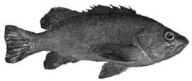
//> input picture assets/fish.png, 192 x 81 px
$ ./dlr2   (built with g++ and OpenCV 4)
//> lines starting //> are read from the running program, lines starting //| are printed output that depends on the picture
#include <cmath>
#include <iostream>
#include <omp.h>
#include <opencv2/opencv.hpp>

int main(int argc, char *argv[]) {
    // [4 lines of commented-out code are left out]

    cv::Mat img = cv::imread("../assets/fish.png"); // FUCK YOU if you can't even load a FUCKING IMAGE properly
//> img is the input picture: 81 rows x 192 cols, CV_8UC3; min 19, max 255, mean 159.9

    int m = img.rows;
//> m = 81
    int n = img.cols;
//> n = 192

    double angle = 270;
    double alpha = (angle * M_PI) / 180.0;

    double sin_alpha = std::abs(std::sin(alpha));
    double cos_alpha = std::abs(std::cos(alpha));
    double tan_alpha = std::tan(alpha);
    double tan_alpha_ = std::tan(alpha + M_PI / 2.0);

    int nrt = std::ceil(n * cos_alpha + m * sin_alpha);
//> nrt = 82
    int mrt = std::ceil(m * cos_alpha + n * sin_alpha);
//> mrt = 193

    cv::Mat rot = cv::Mat::zeros(mrt, nrt, img.type());

    // zone 1 or 5
    if ((0 <= angle && angle <= 45) || (180 < angle && angle <= 225)) {
        int x_offset = std::ceil(m * sin_alpha);

        double delta_x = cos_alpha;
        double delta_y = sin_alpha;
        int end_pt = std::ceil(m * cos_alpha);

        int i__;
        double delta_i = 1 / delta_x;

#pragma omp parallel for
        for (int i = 0; i < end_pt; ++i) {
            double i_ = i * delta_i; // Each thread initializes its own i_

            // (x_, y_) = (fs(i), i)
            double x_ = i / tan_alpha_;
            double y_ = i;

            i__ = floor(i_);
            for (int px = 0; px < n; ++px) {
                int x = std::floor(x_);
                int y = std::floor(y_);

                // changes based on whether horizontal or not
                int a = i__;
                int b = px;

                // changes based on negate_coords
                int a_, b_;
                if (0 <= angle && angle <= 45) {
                    a_ = y;
                    b_ = x + x_offset;
                } else {
                    a_ = mrt - y;
                    b_ = nrt - x - x_offset;
                }

                if (a_ >= 0 && a_ < mrt && b_ >= 0 && b_ < nrt)
                    rot.at<cv::Vec3b>(a_, b_) = img.at<cv::Vec3b>(a, b);
                if (a_ + 1 >= 0 && a_ + 1 < mrt && b_ >= 0 && b_ < nrt)
                    rot.at<cv::Vec3b>(a_ + 1, b_) = img.at<cv::Vec3b>(a, b);

                x_ += delta_x;
                y_ += delta_y;
            }
        }
    }

    // zone 2 and 6
    else if ((45 < angle && angle <= 90) || (225 < angle && angle <= 270)) {
        int x_offset = std::ceil(m * sin_alpha);
//> x_offset = 81

        double delta_x = -sin_alpha;
        double delta_y = cos_alpha;
        int end_pt = std::ceil(n * sin_alpha);
//> end_pt = 192

        int i__;
        double delta_i = ((45 < angle && angle <= 90) ? -1 : 1) / delta_x;

#pragma omp parallel for
        for (int i = 0; i < end_pt; ++i) {
            double i_ = i * delta_i; // Each thread initializes its own i_

            // (x_, y_) = (fs(i), i)
            double x_ = i / tan_alpha;
            double y_ = i;

            i__ = floor(i_);

            // changes based on flip_range
            if (225 < angle && angle <= 270) {
                for (int px = m; px > -1; px--) {
                    int x = std::floor(x_);
                    int y = std::floor(y_);

                    // changes based on whether horizontal or not
                    int a = px;
                    int b = i__;

                    // changes based on negate_coords
                    int a_, b_;
                    a_ = y;
                    b_ = x + x_offset;

                    if (a_ >= 0 && a_ < mrt && b_ >= 0 && b_ < nrt)
                        rot.at<cv::Vec3b>(a_, b_) = img.at<cv::Vec3b>(a, b);
                    if (a_ + 1 >= 0 && a_ + 1 < mrt && b_ >= 0 && b_ < nrt)
                        rot.at<cv::Vec3b>(a_ + 1, b_) = img.at<cv::Vec3b>(a, b);

                    x_ += delta_x;
                    y_ += delta_y;
                }
            } else {
                for (int px = 0; px < m; ++px) {
                    int x = std::floor(x_);
                    int y = std::floor(y_);

                    // changes based on whether horizontal or not
                    int a = px;
                    int b = i__;

                    // changes based on negate_coords
                    int a_, b_;
                    a_ = y;
                    b_ = x + x_offset;

                    if (a_ >= 0 && a_ < mrt && b_ >= 0 && b_ < nrt)
                        rot.at<cv::Vec3b>(a_, b_) = img.at<cv::Vec3b>(a, b);
                    if (a_ + 1 >= 0 && a_ + 1 < mrt && b_ >= 0 && b_ < nrt)
                        rot.at<cv::Vec3b>(a_ + 1, b_) = img.at<cv::Vec3b>(a, b);

                    x_ += delta_x;
                    y_ += delta_y;
                }
            }
        }
//> this loop made 192 passes
//> y_ on passes 1 to 12: 1.51e-14, 1, 2, 3, 4, 5, 6, 7, 8, 9, 10, 11
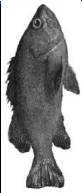
//> rot: 193 rows x 82 cols, CV_8UC3; mean B, G, R 158.5, 158.5, 158.5
    }

    cv::imwrite("../lol.png", rot);

    return 0;
}

$ run again, with assets/dlrZ3Schematic.png copied over assets/fish.png
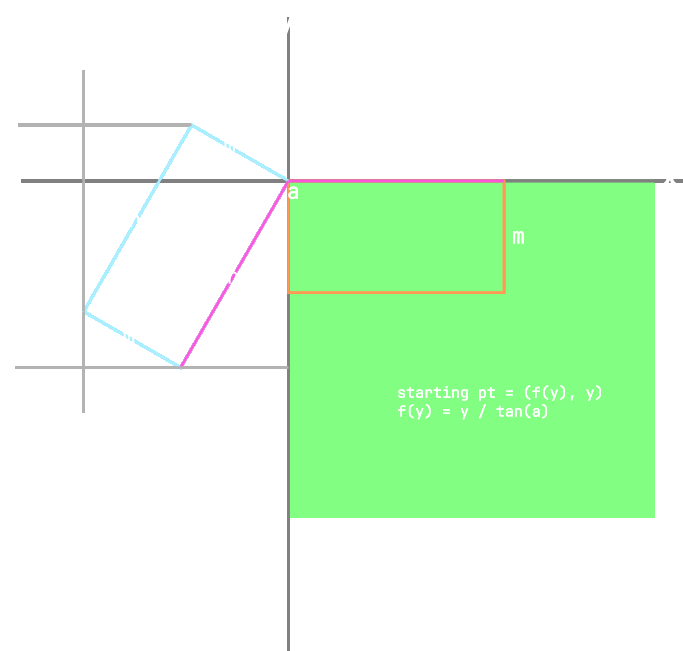
//> input picture assets/dlrZ3Schematic.png, 683 x 651 px
//> img is the input picture: 651 rows x 683 cols, CV_8UC3; mean B, G, R 219.2, 252.8, 219.5
//> the loop `for (int i = 0; i < end_pt; ++i)` made 683 passes
//> y_ on passes 1 to 8: 1.2e-13, 1, 2, 3, 4, 5, 6, 7
//> after the loop `for (int i = 0; i < end_pt; ++i)`:
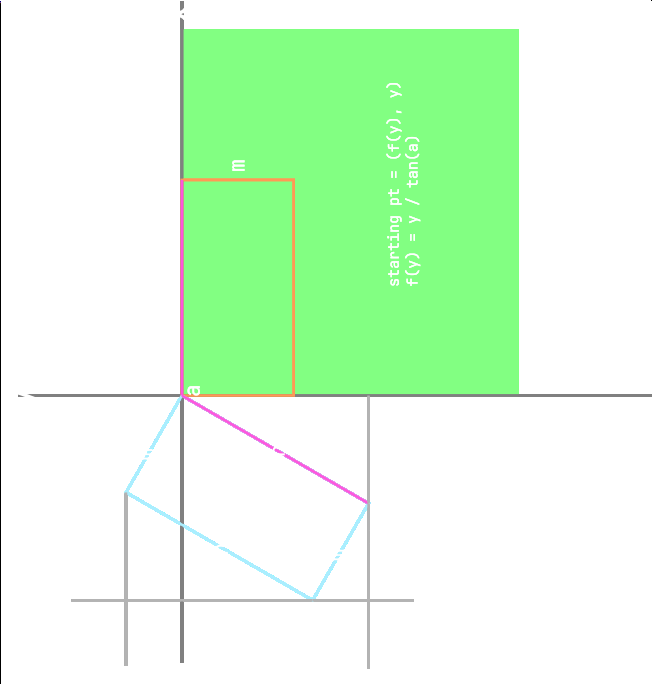
//> rot: 684 rows x 652 cols, CV_8UC3; mean B, G, R 218.9, 252.4, 219.2
